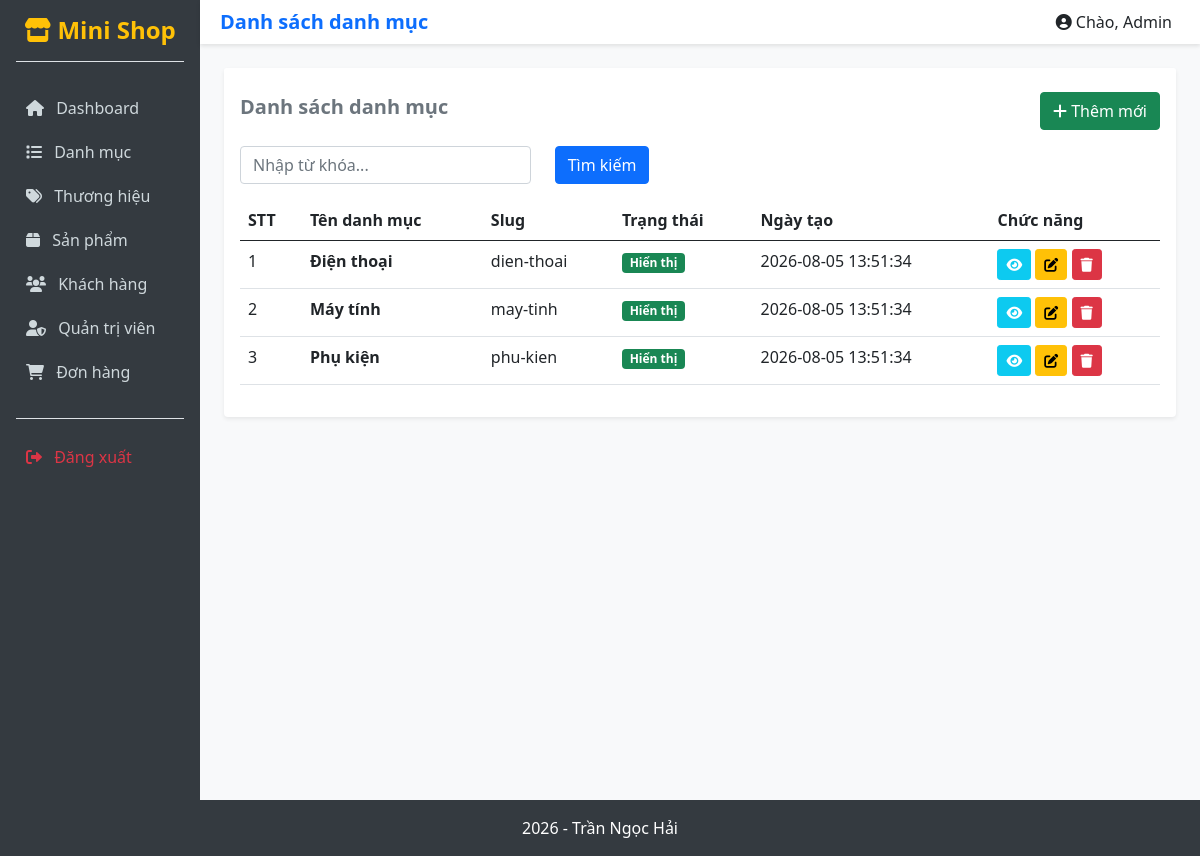
/views/admin/categories/, run on the app's committed database.
### tables this page shows
CREATE TABLE `categories` (
  `id` int(11) NOT NULL,
  `catename` varchar(100) NOT NULL,
  `slug` varchar(150) DEFAULT NULL,
  `image` varchar(255) DEFAULT NULL,
  `description` text DEFAULT NULL,
  `status` tinyint(1) DEFAULT 1,
  `created_at` datetime DEFAULT current_timestamp(),
  `updated_at` datetime DEFAULT current_timestamp() ON UPDATE current_timestamp()
);

### config/Database.php (called while the page is built, shortened)
<?php
class Database {
    protected string $host = "localhost";
    protected string $database = "tranngochai_database";
    protected string $username = "root";
    protected string $password = "";
    protected function connect(): void {
        try {
            $this->conn = new mysqli(
                $this->host,
                $this->username,
                $this->password,
                $this->database
            );
        } catch (Exception $e) {
            echo "Lỗi: " . $e->getMessage();
        }
    }
}
?>

### dao/CategoryDAO.php (called while the page is built, shortened)
<?php
require_once __DIR__ . "/BaseDAO.php";
require_once __DIR__ . "/../models/Category.php";
class CategoryDAO extends BaseDAO {
    public function getAll($keyword = "") {
        $list = [];
        try {
            $sql = "SELECT * FROM categories";
            $sql .= " ORDER BY catename";
            if (!empty($keyword)) {
                $stmt = $this->prepare($sql);
                $param = "%" . $keyword . "%";
                $stmt->bind_param("ss", $param, $param);
                $stmt->execute();
                $result = $stmt->get_result();
            } else {
                $result = $this->executeQuery($sql);
            }
            while ($row = $result->fetch_assoc()) {
                $category = new Category($row["catename"], $row["slug"], $row["image"], $row["description"], (int)$row["status"]);
                $category->id = (int)$row["id"];
                $category->createdAt = $row["created_at"];
                $category->updatedAt = $row["updated_at"];
                $list[] = $category;
            }
        } catch (Exception $e) { echo "Lỗi: " . $e->getMessage(); }
        return $list;
    }
}
?>

### dao/BaseDAO.php (called while the page is built, shortened)
<?php
require_once __DIR__ . "/../config/Database.php";
class BaseDAO extends Database {
    protected function executeQuery(string $sql) {
        return $this->conn->query($sql);
    }
}
?>

### models/Category.php (called while the page is built, shortened)
<?php
class Category
{
    public function __construct(string $name = "", string $slug = "", ?string $image = null, ?string $description = null, int $status = 1)
    {
        $this->name = $name;
        $this->slug = $slug;
        $this->status = $status;
    }
}
?>

### views/admin/categories/index.php (the view, shortened to what this page needs)
<?php
require_once "../../../dao/CategoryDAO.php";
$dao = new CategoryDAO();
$keyword = trim($_GET["keyword"] ?? "");
$categories = $dao->getAll($keyword);
?>
<div class="card shadow-sm border-0">
    <div class="card-header bg-white border-0 pt-4 pb-0 d-flex justify-content-between align-items-center">
        <h5 class="fw-bold text-secondary">Danh sách danh mục</h5>
        <a href="create.php" class="btn btn-success"><i class="fa-solid fa-plus"></i> Thêm mới</a>
    </div>
    <div class="card-body">
        <form class="row mb-3" method="GET">
            <div class="col-md-4">
                <input type="text" name="keyword" class="form-control" placeholder="Nhập từ khóa..." value="<?= htmlspecialchars($keyword) ?>">
            </div>
            <div class="col-md-2">
                <button type="submit" class="btn btn-primary">Tìm kiếm</button>
            </div>
        </form>
        <?php if(empty($categories)) { ?>
            <div class="alert alert-warning">Không tìm thấy dữ liệu.</div>
        <?php } else { ?>
            <table class="table table-hover">
                <thead>
                    <tr>
                        <th>STT</th>
                        <th>Tên danh mục</th>
                        <th>Slug</th>
                        <th>Trạng thái</th>
                        <th>Ngày tạo</th>
                        <th>Chức năng</th>
                    </tr>
                </thead>
                <tbody>
                    <?php $stt = 1; foreach ($categories as $item) { ?>
                    <tr>
                        <td><?= $stt++ ?></td>
                        <td class="fw-bold"><?= htmlspecialchars($item->name) ?></td>
                        <td><?= htmlspecialchars($item->slug) ?></td>
                        <td>
                            <?php if ($item->status == 1) { ?>
                                <span class="badge bg-success">Hiển thị</span>
                            <?php } else { ?>
                                <span class="badge bg-secondary">Ẩn</span>
                            <?php } ?>
                        </td>
                        <td><?= $item->createdAt ?></td>
                        <td>
                            <a href="detail.php?id=<?= $item->id ?>" class="btn btn-sm btn-info text-white"><i class="fa-solid fa-eye"></i></a>
                            <a href="edit.php?id=<?= $item->id ?>" class="btn btn-sm btn-warning"><i class="fa-solid fa-pen-to-square"></i></a>
                            <form method="POST" onsubmit="return confirm('Bạn có chắc muốn xóa?');" class="d-inline">
                                <button type="submit" name="btnDelete" class="btn btn-sm btn-danger"><i class="fa-solid fa-trash"></i></button>
                            </form>
                        </td>
                    </tr>
                    <?php } ?>
                </tbody>
            </table>
        <?php } ?>
    </div>
</div>
<?php
include "../layouts/master.php";
?>

### assets/css/style.css (style rules this page uses)
body { background-color: #f8f9fa; }

### data on the page
categories: catename "Điện thoại", slug "dien-thoai", status "Hiển thị", created_at "2026-08-05 13:51:34"
categories: catename "Máy tính", slug "may-tinh", status "Hiển thị", created_at "2026-08-05 13:51:34"
categories: catename "Phụ kiện", slug "phu-kien", status "Hiển thị", created_at "2026-08-05 13:51:34"

### other printed values
$pageTitle "Danh sách danh mục"
